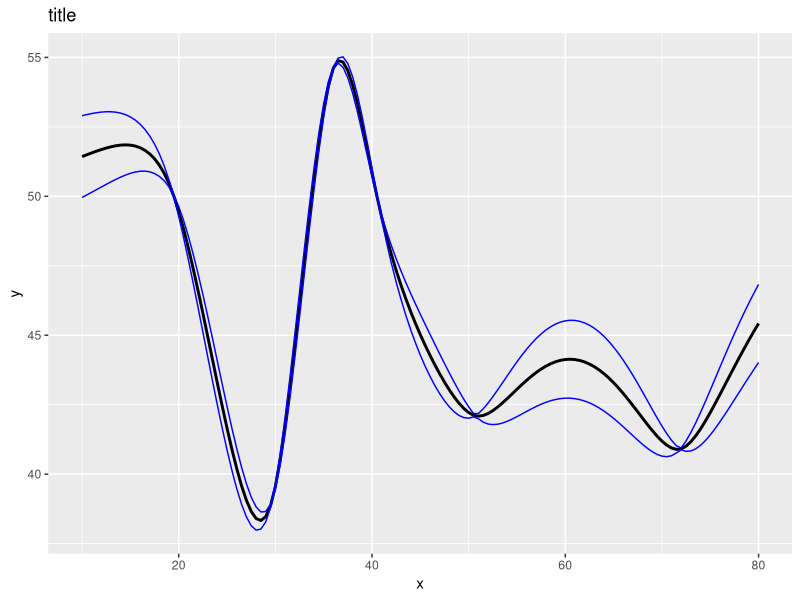

Source code (R):
library("ggplot2")

data = c(50.1, 39.1, 54.7, 42.1, 40.9)
points = c(19.4, 29.7, 36.1, 50.7, 71.9)
# for task 3
data = c(data, 49.7)
points = c(points, 40.7)

t = (0:140) * 0.5 + 10
t = c(t, points)

# calculate the expected values and the variances of x(t) given the data
size = length(t)
H = abs( matrix(1, size, 1) %*% t - t %*% matrix(1, 1, size) )
S = (1 + 0.2 * H) * exp( -0.2 * H )

my_a = matrix(50, 141, 1)
my_b = matrix(50, size - 141, 1)
S_a = S[1:141,1:141]
S_ab = S[1:141,142:size]
S_ba = S[142:size,1:141]
S_b = S[142:size,142:size]
    
my = my_a + S_ab %*% solve(S_b, data - my_b)
var = S_a - S_ab %*% solve(S_b) %*% S_ba
var = diag(var)

main = function() {
  
  #task 1
  t = t[1:141]
  # lower and upper values for 90% prediction interval
  x_lower = my - sqrt(var) * 1.645
  x_upper = my + sqrt(var) * 1.645
  df1 = data.frame(t, my)
  df2 = data.frame(t, x_lower)
  df3 = data.frame(t, x_upper)
  p = ggplot() + geom_line(data = df1, aes(t, my), color = "black", size = 1) +
    geom_line(data = df2, aes(t, x_lower), color = "blue", size = 0.5) +
    geom_line(data = df3, aes(t, x_upper), color = "blue", size = 0.5)
  print(p + labs(title = "title", x = "x", y = "y"))
  
  # task 2, 3
  # the probabilities that x(t) > 57,
  # are gaussian dirtributed with mean my and variance var
  z = (57 - my) / sqrt(var)
  p_quality = 1 - pnorm(z)
  df4 = data.frame(t, p_quality)
  #print(df4)
  q = ggplot() + geom_line(data = df4, aes(t, p_quality), color = "blue", size = 1)
  #print(q + labs(title = "title", x = "x", y = "y"))
  
}

main()